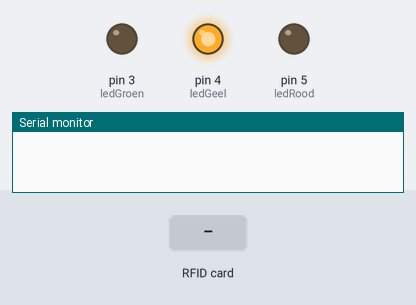
Recording of a sketch running on a simulated Arduino Uno, built with avr-gcc and run on an emulated ATmega328P. Shown: output pins drawn as LEDs (lit = HIGH), the last lines printed to the serial monitor. Inputs (shaded band) come from the test bench. Pins used as bus, display or sensor lines are not drawn.

Above: at 1.2 s.
1.3 s: RFID card 51 45 0D 02 held to the reader
At 2.1 s:
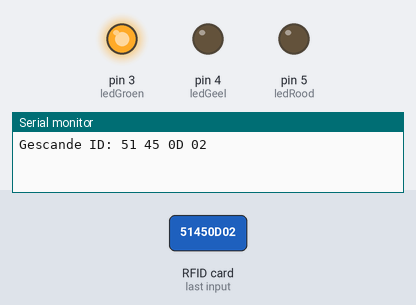
4.3 s: RFID card 5E 7A 19 C4 held to the reader
At 5.7 s:
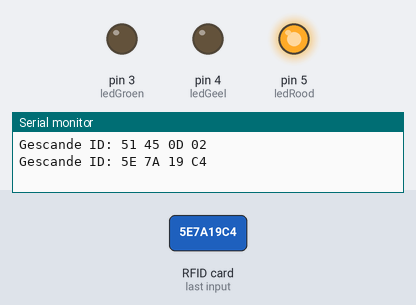
Timing chart, 0 to 7.8 s (numbered marks = the images above; inputs shaded):
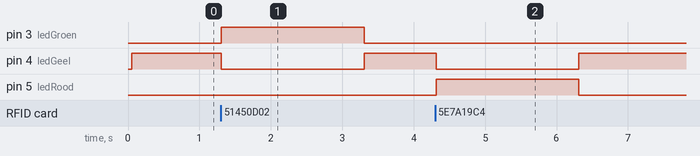

The sketch:

project-5code.ino
```cpp
#include <SPI.h>
#include <MFRC522.h>

// RFID‑module pinnen
#define SS_PIN 10
#define RST_PIN 9

MFRC522 rfid(SS_PIN, RST_PIN);   // RFID‑object

// LED‑pinnen
const int ledGroen = 3;
const int ledGeel  = 4;
const int ledRood  = 5;

// Correcte toegangs‑ID (hexadecimaal, spaties tussen bytes)
String correcteID = "51 45 0D 02";

// Variabele voor de gescande ID
String gelezenID = "";

void setup() {
  Serial.begin(9600);
  SPI.begin();          // Start SPI‑communicatie
  rfid.PCD_Init();      // Initialiseer RFID‑lezer

  // LEDs instellen als uitgang
  pinMode(ledGroen, OUTPUT);
  pinMode(ledGeel, OUTPUT);
  pinMode(ledRood, OUTPUT);

  // Starttoestand: geel aan (wachten op kaart)
  digitalWrite(ledGeel, HIGH);
}

void loop() {
  // Controleer of er een nieuwe kaart aanwezig is
  if (!rfid.PICC_IsNewCardPresent()) return;

  // Lees de UID van de kaart
  if (!rfid.PICC_ReadCardSerial()) return;

  // Zet UID om naar een leesbare hex‑string
  gelezenID = "";
  for (byte i = 0; i < rfid.uid.size; i++) {
    char buffer[3];
    sprintf(buffer, "%02X", rfid.uid.uidByte[i]);  // Byte → hex string
    gelezenID += buffer;
    if (i < rfid.uid.size - 1) gelezenID += " ";
  }

  // Toon de gescande ID
  Serial.print("Gescande ID: ");
  Serial.println(gelezenID);

  digitalWrite(ledGeel, LOW);   // Geel uit tijdens controle

  // Vergelijk gescande ID met de correcte ID
  if (gelezenID == correcteID) {
    digitalWrite(ledGroen, HIGH);   // Toegang toegestaan
    delay(2000);
    digitalWrite(ledGroen, LOW);
  } else {
    digitalWrite(ledRood, HIGH);    // Toegang geweigerd
    delay(2000);
    digitalWrite(ledRood, LOW);
  }

  // Terug naar wachtstand
  digitalWrite(ledGeel, HIGH);

  // Stop communicatie met de kaart
  rfid.PICC_HaltA();
}
```

Measured:
- after the input at 1.3 s, pin 3 (ledGroen): LOW → HIGH at once, → LOW 2.0 s later; pin 4 (ledGeel): HIGH → LOW at once, → HIGH 2.0 s later
- after the input at 4.3 s, pin 4 (ledGeel): HIGH → LOW at once, → HIGH 2.0 s later; pin 5 (ledRood): LOW → HIGH at once, → LOW 2.0 s later
